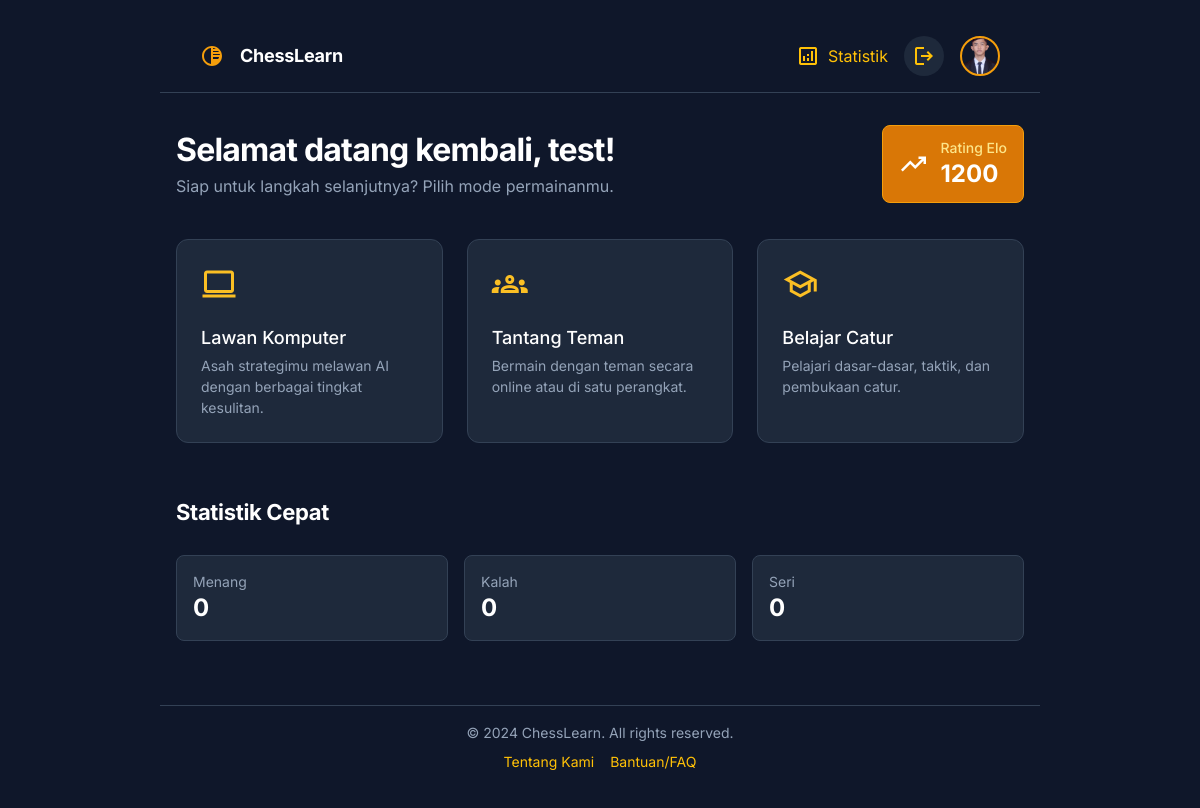
The page /dashboard.php (signed in) on the database its author committed.
### tables this page shows
CREATE TABLE `users` (
  `id` int(11) NOT NULL,
  `username` varchar(50) NOT NULL,
  `email` varchar(100) NOT NULL,
  `password` varchar(255) NOT NULL,
  `elo_rating` int(11) DEFAULT 1200,
  `games_won` int(11) DEFAULT 0,
  `games_lost` int(11) DEFAULT 0,
  `games_draw` int(11) DEFAULT 0,
  `total_games` int(11) DEFAULT 0,
  `created_at` timestamp NOT NULL DEFAULT current_timestamp(),
  `last_login` timestamp NULL DEFAULT NULL,
  `is_admin` tinyint(1) DEFAULT 0,
  `avatar_url` varchar(255) DEFAULT NULL
);

### config.php (called while the page is built, shortened)
<?php
try {
    $conn = new mysqli(DB_HOST, DB_USER, DB_PASS, DB_NAME);
    $conn->set_charset("utf8mb4");
} catch (Exception $e) {
    die("Database connection error: " . $e->getMessage());
}
function getUserById($user_id) {
    global $conn;
    $stmt = $conn->prepare("SELECT * FROM users WHERE id = ?");
    $stmt->bind_param("i", $user_id);
    $stmt->execute();
    $result = $stmt->get_result();
    return $result->fetch_assoc();
}
?>

### dashboard.php (the view, shortened to what this page needs)
<?php
require_once 'config.php';
$user = getUserById($_SESSION['user_id']);
$stmt = $conn->prepare("SELECT
    COUNT(*) as total_games,
    SUM(CASE WHEN winner_id = ? THEN 1 ELSE 0 END) as games_won,
    SUM(CASE WHEN game_status = 'draw' AND (white_player_id = ? OR black_player_id = ?) THEN 1 ELSE 0 END) as games_draw
FROM games
WHERE (white_player_id = ? OR black_player_id = ?) AND game_status != 'active'");
$stmt->bind_param("iiiii", $_SESSION['user_id'], $_SESSION['user_id'], $_SESSION['user_id'], $_SESSION['user_id'], $_SESSION['user_id']);
$stmt->execute();
$stats = $stmt->get_result()->fetch_assoc();
$games_won = $stats['games_won'] ?? 0;
$games_draw = $stats['games_draw'] ?? 0;
$total_games = $stats['total_games'] ?? 0;
$games_lost = $total_games - $games_won - $games_draw;
$username_for_avatar = isset($user['username']) && $user['username'] !== null ? $user['username'] : 'User';
$avatar_url = (!empty($user['avatar_url'])) ? 'uploads/' . $user['avatar_url'] : 'https://ui-avatars.com/api/?name=' . urlencode($username_for_avatar) . '&background=f59e0b&color=fff';
?>
<!DOCTYPE html>
<html class="dark" lang="id">
<head>
    <script src="https://cdn.tailwindcss.com?plugins=forms,container-queries"></script>
    <link href="style.css" rel="stylesheet"/>
    <script id="tailwind-config">
        tailwind.config = {
            darkMode: "class",
            theme: {
                extend: {
                    colors: {
                        "primary": {
                            DEFAULT: "#f59e0b",
                            light: "#fbbf24",
                            dark: "#d97706",
                        },
                        "background-light": "#f8fafc",
                        "background-dark": "#0f172a",
                        "surface-dark": "#1e293b",
                        "muted": "#94a3b8",
                    },
                    fontFamily: {
                        "display": ["Inter", "sans-serif"]
                    },
                },
            },
        }
    </script>
</head>
<body class="font-display bg-background-light dark:bg-background-dark text-slate-100">
    <div class="relative flex min-h-screen w-full flex-col overflow-x-hidden">
        <div class="layout-container flex h-full grow flex-col">
            <div class="flex flex-1 justify-center p-4 sm:p-5 lg:px-40">
                <div class="layout-content-container flex w-full max-w-[960px] flex-1 flex-col">
                    <header class="flex items-center justify-between whitespace-nowrap border-b border-solid border-slate-700 px-4 md:px-10 py-4">
                        <div class="flex items-center gap-4 text-white">
                            <div class="size-6 text-primary">
                            </div>
                            <h2 class="text-white text-lg font-bold leading-tight tracking-[-0.015em]">ChessLearn</h2>
                        </div>
                        <div class="flex flex-1 items-center justify-end gap-4">
                            <a href="statistik.php" class="flex items-center gap-2 text-slate-300 hover:text-white transition-colors">
                                <span class="material-symbols-outlined">analytics</span>
                                <span class="hidden sm:inline">Statistik</span>
                            </a>
                            <a href="logout.php" class="flex h-10 w-10 cursor-pointer items-center justify-center overflow-hidden rounded-full bg-surface-dark text-slate-300 hover:bg-slate-600 transition-colors">
                                <span class="material-symbols-outlined">logout</span>
                            </a>
                            <div class="bg-center bg-no-repeat aspect-square bg-cover rounded-full size-10 border-2 border-primary" style='background-image: url("<?php echo $avatar_url; ?>");'></div>
                        </div>
                    </header>
                    <main class="flex-1">
                        <div class="px-4 pt-8 pb-1">
                            <div class="flex flex-col sm:flex-row sm:items-center sm:justify-between gap-2">
                                <div>
                                    <h1 class="text-white tracking-tight text-[32px] font-bold leading-tight">Selamat datang kembali, <?php echo htmlspecialchars($user['username']); ?>!</h1>
                                    <p class="text-muted text-base font-normal leading-normal pt-1">Siap untuk langkah selanjutnya? Pilih mode permainanmu.</p>
                                </div>
                                <div class="flex animate-pulse items-center gap-3 rounded-lg bg-primary-dark py-3 px-4 mt-4 sm:mt-0 border border-primary">
                                    <span class="material-symbols-outlined text-white !text-3xl">trending_up</span>
                                    <div>
                                        <p class="text-sm font-medium text-amber-200">Rating Elo</p>
                                        <p class="text-2xl font-bold text-white"><?php echo $user['elo_rating']; ?></p>
                                    </div>
                                </div>
                            </div>
                        </div>
                        <div class="grid grid-cols-1 md:grid-cols-3 gap-6 p-4 mt-4">
                            <a href="play.php" class="group flex cursor-pointer flex-col gap-4 rounded-xl border border-slate-700 bg-surface-dark p-6 transition-all hover:border-primary hover:bg-primary-dark hover:shadow-lg hover:shadow-primary/20 hover:-translate-y-1 active:animate-pop">
                                <div class="text-primary-light group-hover:text-white transition-colors">
                                    <span class="material-symbols-outlined !text-4xl">computer</span>
                                </div>
                                <div>
                                    <p class="text-white text-lg font-medium leading-normal">Lawan Komputer</p>
                                    <p class="text-muted text-sm font-normal leading-normal mt-1 group-hover:text-amber-200 transition-colors">Asah strategimu melawan AI dengan berbagai tingkat kesulitan.</p>
                                </div>
                            </a>
                            <a href="play.php?mode=friend" class="group flex cursor-pointer flex-col gap-4 rounded-xl border border-slate-700 bg-surface-dark p-6 transition-all hover:border-primary hover:bg-primary-dark hover:shadow-lg hover:shadow-primary/20 hover:-translate-y-1 active:animate-pop">
                                <div class="text-primary-light group-hover:text-white transition-colors">
                                    <span class="material-symbols-outlined !text-4xl">groups</span>
                                </div>
                                <div>
                                    <p class="text-white text-lg font-medium leading-normal">Tantang Teman</p>
                                    <p class="text-muted text-sm font-normal leading-normal mt-1 group-hover:text-amber-200 transition-colors">Bermain dengan teman secara online atau di satu perangkat.</p>
                                </div>
                            </a>
                            <a href="index.html" class="group flex cursor-pointer flex-col gap-4 rounded-xl border border-slate-700 bg-surface-dark p-6 transition-all hover:border-primary hover:bg-primary-dark hover:shadow-lg hover:shadow-primary/20 hover:-translate-y-1 active:animate-pop">
                                <div class="text-primary-light group-hover:text-white transition-colors">
                                    <span class="material-symbols-outlined !text-4xl">school</span>
                                </div>
                                <div>
                                    <p class="text-white text-lg font-medium leading-normal">Belajar Catur</p>
                                    <p class="text-muted text-sm font-normal leading-normal mt-1 group-hover:text-amber-200 transition-colors">Pelajari dasar-dasar, taktik, dan pembukaan catur.</p>
                                </div>
                            </a>
                        </div>
                        <h2 class="text-white text-[22px] font-bold leading-tight tracking-[-0.015em] px-4 pb-3 pt-10">Statistik Cepat</h2>
                        <div class="p-4">
                            <div class="grid grid-cols-1 sm:grid-cols-3 gap-4">
                                <div class="rounded-lg border border-slate-700 bg-surface-dark p-4">
                                    <p class="text-sm text-muted">Menang</p>
                                    <p class="text-2xl font-bold text-white"><?php echo $games_won; ?></p>
                                </div>
                                <div class="rounded-lg border border-slate-700 bg-surface-dark p-4">
                                    <p class="text-sm text-muted">Kalah</p>
                                    <p class="text-2xl font-bold text-white"><?php echo $games_lost; ?></p>
                                </div>
                                <div class="rounded-lg border border-slate-700 bg-surface-dark p-4">
                                    <p class="text-sm text-muted">Seri</p>
                                    <p class="text-2xl font-bold text-white"><?php echo $games_draw; ?></p>
                                </div>
                            </div>
                        </div>
                    </main>
                    <footer class="mt-12 p-4 text-center text-muted text-sm border-t border-solid border-slate-700">
                        <p>© 2024 ChessLearn. All rights reserved.</p>
                        <div class="flex justify-center gap-4 mt-2">
                            <a class="hover:text-primary-light transition-colors" href="#">Tentang Kami</a>
                            <a class="hover:text-primary-light transition-colors" href="#">Bantuan/FAQ</a>
                        </div>
                    </footer>
                </div>
            </div>
        </div>
    </div>
</body>
</html>

### style.css (style rules this page uses)
* { margin: 0; padding: 0; box-sizing: border-box; }
body { font-family: 'Inter', -apple-system, BlinkMacSystemFont, 'Segoe UI', Roboto, sans-serif; -webkit-font-smoothing: antialiased; -moz-osx-font-smoothing: grayscale; }
.material-symbols-outlined { font-variation-settings: 'FILL' 0, 'wght' 400, 'GRAD' 0, 'opsz' 24; font-size: 24px; }
:root { --primary: #FFC107; --primary-light: #FFEB3B; --primary-dark: #D97706; --primary-focus: #B45309; --accent: #FFD54F; --background-light: #F8F9FA; --background-cream: #FDFBF6; --surface-light: #FFFFFF; --card-light: #FFFFFF; --text-light-primary: #1A1A1A; --text-light-secondary: #666666; --text-muted-light: #6B7280; --border-light: #E0E0E0; --green-status: #2ECC71; --red-status: #E74C3C; --yellow-status: #F1C40F; }
.dark { --background-dark: #0F172A; --background-dark-alt: #1A1A1A; --background-dark-warm: #1C1917; --background-dark-deep: #111827; --surface-dark: #1E293B; --surface-dark-alt: #2C2C2C; --surface-dark-secondary: #374151; --card-dark: #1E1E1E; --text-dark-primary: #F9FAFB; --text-dark-secondary: #D1D5DB; --text-dark-muted: #94A3B8; --text-main-dark: #FFD700; --border-dark: #2D2D2D; --border-dark-alt: #4A4A4A; }
h1, h2, h3, h4, h5, h6 { font-weight: 700; line-height: 1.2; }
p { line-height: 1.6; }
.animate-pulse { animation: pulse 2s cubic-bezier(0.4, 0, 0.6, 1) infinite; }
.transition-all { transition: all 0.3s cubic-bezier(0.4, 0, 0.2, 1); }
.transition-colors { transition: color 0.2s ease-in-out, background-color 0.2s ease-in-out; }
.cursor-pointer { cursor: pointer; }
@media (min-width: 768px) { .md\:grid-cols-3 { grid-template-columns: repeat(3, minmax(0, 1fr)); } }
.dark body { background-color: var(--background-dark); color: var(--text-dark-primary); }
.dark a { color: var(--primary); }

### rows shown on the page
users: avatar_url (picture), username "test", elo_rating "1200"

### other values the page prints
$games_won "0"
$games_lost "0"
$games_draw "0"
